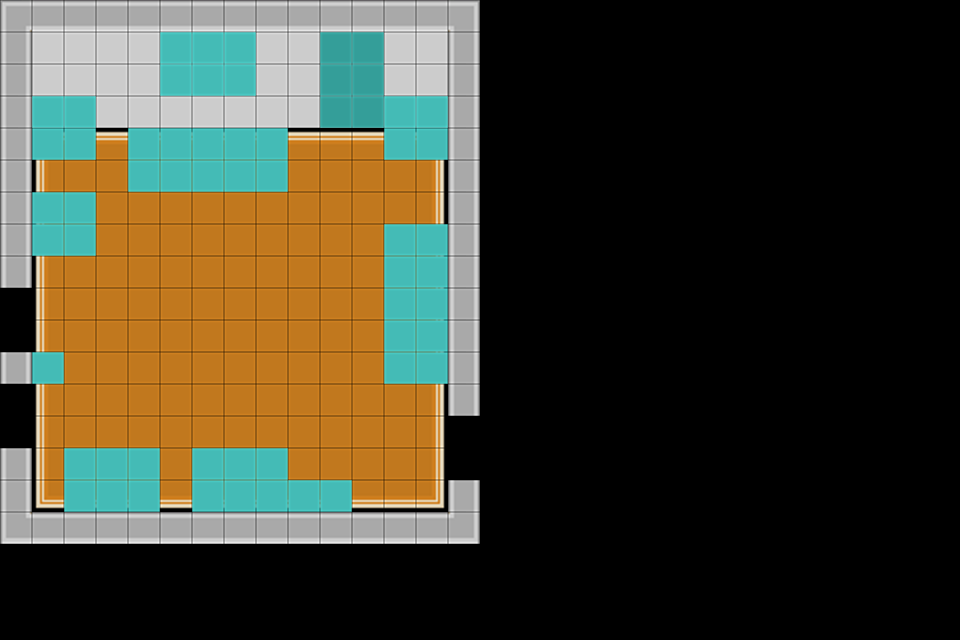

Rendered tile map (Tiled .tmx) drawn with the repository's tilesets; below, a short description and the map source with its tile grids summarised:
An orthogonal 30x20 tile map with 32x32 px tiles, 2 tile layers (Tile Layer 1, Objects) and 4 objects (2x Scene3, 2x Scene1).

<map version="1.0" orientation="orthogonal" renderorder="left-down" width="30" height="20" tilewidth="32" tileheight="32" nextobjectid="9">
 <tileset firstgid="1" name="roguelikeSheet_transparent" tilewidth="32" tileheight="32" spacing="2" tilecount="1767" columns="57">
  <image source="../Spritesheet/roguelikeSheet_transparent.png" width="1936" height="1052" />
 </tileset>
 <layer name="Tile Layer 1" width="30" height="20">
  <data>[600 cells, 249 non-empty, 16 distinct tile ids]</data>
 </layer>
 <objectgroup name="Spawn">
  <object id="1" name="Scene3" x="472" y="415" width="9" height="64" />
  <object id="2" name="Scene1" x="0" y="289" width="9" height="64" />
 </objectgroup>
 <objectgroup name="Entry" offsetx="0" offsety="-32">
  <object id="6" name="Scene3" x="416.5" y="448" width="31" height="31" />
  <object id="8" name="Scene1" x="32" y="320" width="32" height="32" />
 </objectgroup>
 <layer name="Objects" width="30" height="20">
  <data>[600 cells, 59 non-empty, 2 distinct tile ids]</data>
 </layer>
</map>
